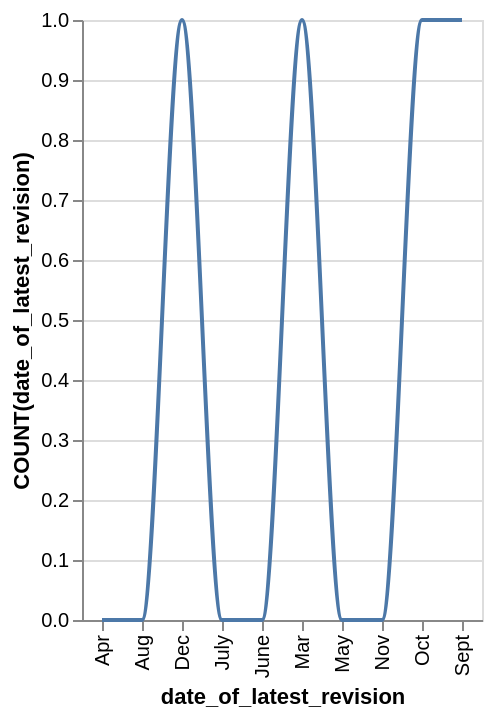

Write a Vega-Lite specification for this figure.
### Vega-Lite specification from a JSON file in a GitHub repository (floating-point values rounded to 4 significant figures)
{"data": {"values": [{"x_data": "Mar", "y_data": 1}, {"x_data": "Apr", "y_data": 0}, {"x_data": "May", "y_data": 0}, {"x_data": "June", "y_data": 0}, {"x_data": "July", "y_data": 0}, {"x_data": "Aug", "y_data": 0}, {"x_data": "Sept", "y_data": 1}, {"x_data": "Oct", "y_data": 1}, {"x_data": "Nov", "y_data": 0}, {"x_data": "Dec", "y_data": 1}]}, "mark": {"type": "line", "interpolate": "monotone"}, "encoding": {"x": {"field": "x_data", "type": "nominal", "title": "date_of_latest_revision", "sort": "ascending"}, "y": {"field": "y_data", "type": "quantitative", "title": "COUNT(date_of_latest_revision)"}}}
